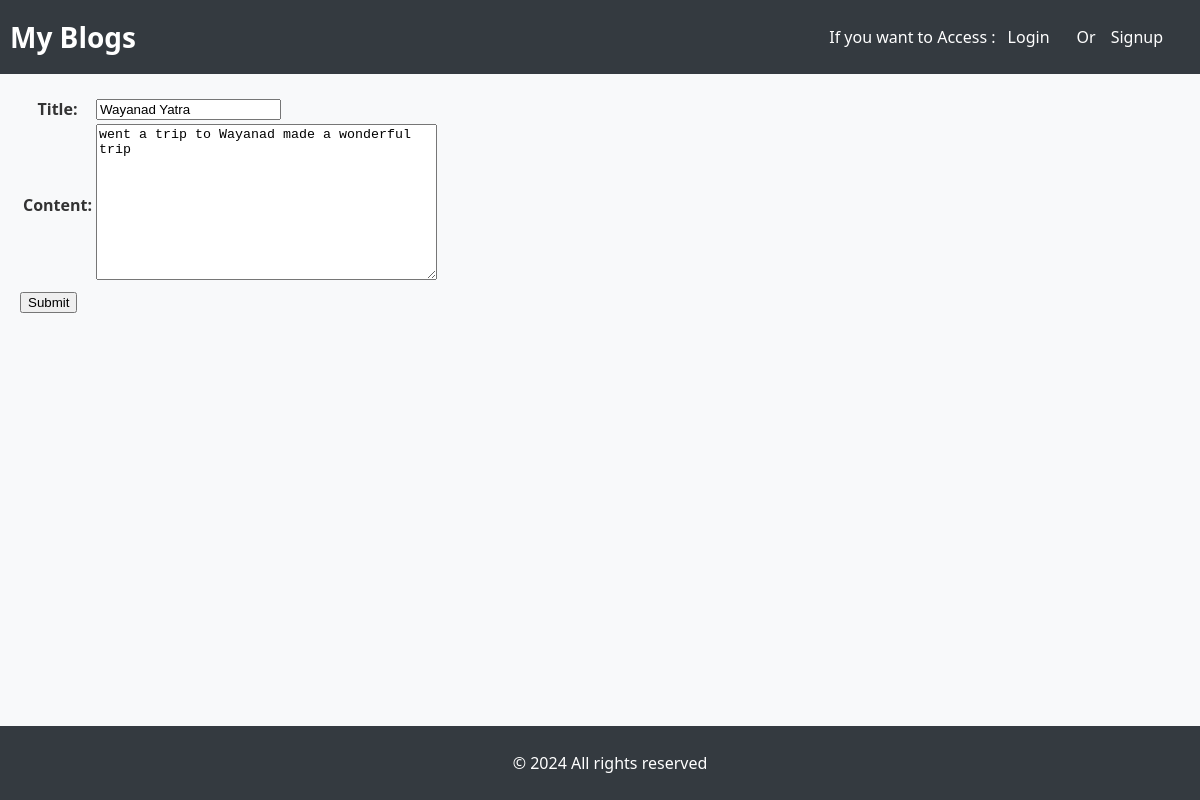
Page /blogupdate/6 on the committed database.
### app/models.py (models this page shows, shortened)
class Blogpost(models.Model):
    title=models.CharField(max_length=100)
    content=models.TextField()
    author=models.ForeignKey(User,on_delete=models.CASCADE,default=1)

### app/views.py (the view)
# urls.py: path('blogupdate/<int:pk>',views.BlogUpdate.as_view(),name='blogupdate'),
class BlogUpdate(UpdateView):
    model= Blogpost
    fields = ['title','content']
    template_name= 'new_blog.html'
    success_url= reverse_lazy('home')

### templates/new_blog.html (shortened to what this page needs)
{% extends 'base.html' %}
{% block content %}
<div  style="width: 100%;padding: 0;">
<form action="" method="post" style="width: 100%;">
    <table>
        {{ form.as_table}}
    </table>
    <button type="submit">Submit</button>
</form>
</div>
{% endblock content %}

### templates/base.html (style rules this page uses)
body { font-family: 'Segoe UI', Tahoma, Geneva, Verdana, sans-serif; margin: 0; padding: 0; background-color: #f8f9fa; color: #333; display: flex; flex-direction: column; min-height: 100vh; }

### rows in the picture
Blogpost: title "Wayanad Yatra", content "went a trip to Wayanad made a wonderful trip"
